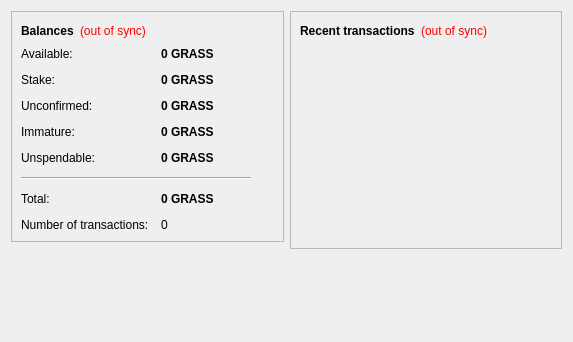
<?xml version="1.0" encoding="UTF-8"?>
<ui version="4.0">
 <class>OverviewPage</class>
 <widget class="QWidget" name="OverviewPage">
  <property name="geometry">
   <rect>
    <x>0</x>
    <y>0</y>
    <width>573</width>
    <height>342</height>
   </rect>
  </property>
  <property name="windowTitle">
   <string>Form</string>
  </property>
  <layout class="QHBoxLayout" name="horizontalLayout" stretch="1,1">
   <item>
    <layout class="QVBoxLayout" name="verticalLayout_2">
     <item>
      <widget class="QFrame" name="frame">
       <property name="frameShape">
        <enum>QFrame::StyledPanel</enum>
       </property>
       <property name="frameShadow">
        <enum>QFrame::Raised</enum>
       </property>
       <layout class="QVBoxLayout" name="verticalLayout_4">
        <item>
         <layout class="QHBoxLayout" name="horizontalLayout_4">
          <item>
           <widget class="QLabel" name="label_5">
            <property name="font">
             <font>
              <weight>75</weight>
              <bold>true</bold>
             </font>
            </property>
            <property name="text">
             <string>Balances</string>
            </property>
           </widget>
          </item>
          <item>
           <widget class="QLabel" name="labelWalletStatus">
            <property name="toolTip">
             <string>The displayed information may be out of date. Your wallet automatically synchronizes with the GrassCoin network after a connection is established, but this process has not completed yet.</string>
            </property>
            <property name="styleSheet">
             <string notr="true">QLabel { color: red; }</string>
            </property>
            <property name="text">
             <string notr="true">(out of sync)</string>
            </property>
            <property name="alignment">
             <set>Qt::AlignLeading|Qt::AlignLeft|Qt::AlignVCenter</set>
            </property>
           </widget>
          </item>
          <item>
           <spacer name="horizontalSpacer_2">
            <property name="orientation">
             <enum>Qt::Horizontal</enum>
            </property>
            <property name="sizeHint" stdset="0">
             <size>
              <width>40</width>
              <height>20</height>
             </size>
            </property>
           </spacer>
          </item>
         </layout>
        </item>
        <item>
         <layout class="QFormLayout" name="formLayout_2">
          <property name="fieldGrowthPolicy">
           <enum>QFormLayout::AllNonFixedFieldsGrow</enum>
          </property>
          <property name="horizontalSpacing">
           <number>12</number>
          </property>
          <property name="verticalSpacing">
           <number>12</number>
          </property>
          <item row="0" column="0">
           <widget class="QLabel" name="labelAvailableText">
            <property name="toolTip">
             <string>Your current available balance</string>
            </property>
            <property name="text">
             <string>Available:</string>
            </property>
           </widget>
          </item>
          <item row="0" column="1">
           <widget class="QLabel" name="labelAvailable">
            <property name="font">
             <font>
              <weight>75</weight>
              <bold>true</bold>
             </font>
            </property>
            <property name="cursor">
             <cursorShape>IBeamCursor</cursorShape>
            </property>
            <property name="toolTip">
             <string>Your current available balance</string>
            </property>
            <property name="text">
             <string notr="true">0 GRASS</string>
            </property>
            <property name="alignment">
             <set>Qt::AlignLeading|Qt::AlignLeft|Qt::AlignVCenter</set>
            </property>
            <property name="textInteractionFlags">
             <set>Qt::LinksAccessibleByMouse|Qt::TextSelectableByKeyboard|Qt::TextSelectableByMouse</set>
            </property>
           </widget>
          </item>
          <item row="1" column="0">
           <widget class="QLabel" name="label_6">
            <property name="toolTip">
             <string>Total of coins that was staked, and do not yet count toward the current balance</string>
            </property>
            <property name="text">
             <string>Stake:</string>
            </property>
           </widget>
          </item>
          <item row="1" column="1">
           <widget class="QLabel" name="labelStake">
            <property name="font">
             <font>
              <weight>75</weight>
              <bold>true</bold>
             </font>
            </property>
            <property name="cursor">
             <cursorShape>IBeamCursor</cursorShape>
            </property>
            <property name="toolTip">
             <string>Total of coins that was staked, and do not yet count toward the current balance</string>
            </property>
            <property name="text">
             <string notr="true">0 GRASS</string>
            </property>
            <property name="alignment">
             <set>Qt::AlignLeading|Qt::AlignLeft|Qt::AlignVCenter</set>
            </property>
            <property name="textInteractionFlags">
             <set>Qt::LinksAccessibleByMouse|Qt::TextSelectableByKeyboard|Qt::TextSelectableByMouse</set>
            </property>
           </widget>
          </item>
          <item row="2" column="0">
           <widget class="QLabel" name="label_3">
            <property name="toolTip">
             <string>Total of transactions that have yet to be confirmed, and do not yet count toward the current balance</string>
            </property>
            <property name="text">
             <string>Unconfirmed:</string>
            </property>
           </widget>
          </item>
          <item row="2" column="1">
           <widget class="QLabel" name="labelUnconfirmed">
            <property name="font">
             <font>
              <weight>75</weight>
              <bold>true</bold>
             </font>
            </property>
            <property name="cursor">
             <cursorShape>IBeamCursor</cursorShape>
            </property>
            <property name="toolTip">
             <string>Total of transactions that have yet to be confirmed, and do not yet count toward the current balance</string>
            </property>
            <property name="text">
             <string notr="true">0 GRASS</string>
            </property>
            <property name="alignment">
             <set>Qt::AlignLeading|Qt::AlignLeft|Qt::AlignVCenter</set>
            </property>
            <property name="textInteractionFlags">
             <set>Qt::LinksAccessibleByMouse|Qt::TextSelectableByKeyboard|Qt::TextSelectableByMouse</set>
            </property>
           </widget>
          </item>
          <item row="3" column="0">
           <widget class="QLabel" name="labelImmatureText">
            <property name="toolTip">
             <string>Mined balance that has not yet matured</string>
            </property>
            <property name="text">
             <string>Immature:</string>
            </property>
           </widget>
          </item>
          <item row="3" column="1">
           <widget class="QLabel" name="labelImmature">
            <property name="font">
             <font>
              <weight>75</weight>
              <bold>true</bold>
             </font>
            </property>
            <property name="toolTip">
             <string>Mined balance that has not yet matured</string>
            </property>
            <property name="text">
             <string notr="true">0 GRASS</string>
            </property>
            <property name="alignment">
             <set>Qt::AlignLeading|Qt::AlignLeft|Qt::AlignVCenter</set>
            </property>
            <property name="textInteractionFlags">
             <set>Qt::LinksAccessibleByMouse|Qt::TextSelectableByKeyboard|Qt::TextSelectableByMouse</set>
            </property>
           </widget>
          </item>
          <item row="4" column="0">
           <widget class="QLabel" name="labelBalanceWatchOnlyText">
            <property name="toolTip">
             <string>Your unspendable balance</string>
            </property>
            <property name="text">
             <string>Unspendable:</string>
            </property>
           </widget>
          </item>
          <item row="4" column="1">
           <widget class="QLabel" name="labelBalanceWatchOnly">
            <property name="font">
             <font>
              <weight>75</weight>
              <bold>true</bold>
             </font>
            </property>
            <property name="cursor">
             <cursorShape>IBeamCursor</cursorShape>
            </property>
            <property name="toolTip">
             <string>Your unspendable balance</string>
            </property>
            <property name="text">
             <string notr="true">0 GRASS</string>
            </property>
            <property name="alignment">
             <set>Qt::AlignLeading|Qt::AlignLeft|Qt::AlignVCenter</set>
            </property>
            <property name="textInteractionFlags">
             <set>Qt::LinksAccessibleByMouse|Qt::TextSelectableByKeyboard|Qt::TextSelectableByMouse</set>
            </property>
           </widget>
          </item>
          <item row="5" column="0" colspan="2">
           <widget class="Line" name="line">
            <property name="maximumSize">
             <size>
              <width>230</width>
              <height>16777215</height>
             </size>
            </property>
            <property name="orientation">
             <enum>Qt::Horizontal</enum>
            </property>
           </widget>
          </item>
          <item row="6" column="0">
           <widget class="QLabel" name="labelTotalText">
            <property name="toolTip">
             <string>Your current total balance</string>
            </property>
            <property name="text">
             <string>Total:</string>
            </property>
           </widget>
          </item>
          <item row="6" column="1">
           <widget class="QLabel" name="labelTotal">
            <property name="font">
             <font>
              <weight>75</weight>
              <bold>true</bold>
             </font>
            </property>
            <property name="toolTip">
             <string>Your current total balance</string>
            </property>
            <property name="text">
             <string notr="true">0 GRASS</string>
            </property>
            <property name="alignment">
             <set>Qt::AlignLeading|Qt::AlignLeft|Qt::AlignVCenter</set>
            </property>
            <property name="textInteractionFlags">
             <set>Qt::LinksAccessibleByMouse|Qt::TextSelectableByKeyboard|Qt::TextSelectableByMouse</set>
            </property>
           </widget>
          </item>
          <item row="7" column="0">
           <widget class="QLabel" name="label_2">
            <property name="toolTip">
             <string>Total number of transactions in wallet</string>
            </property>
            <property name="text">
             <string>Number of transactions:</string>
            </property>
           </widget>
          </item>
          <item row="7" column="1">
           <widget class="QLabel" name="labelNumTransactions">
            <property name="toolTip">
             <string>Total number of transactions in wallet</string>
            </property>
            <property name="text">
             <string notr="true">0</string>
            </property>
           </widget>
          </item>
         </layout>
        </item>
       </layout>
      </widget>
     </item>
     <item>
      <spacer name="verticalSpacer">
       <property name="orientation">
        <enum>Qt::Vertical</enum>
       </property>
       <property name="sizeHint" stdset="0">
        <size>
         <width>20</width>
         <height>40</height>
        </size>
       </property>
      </spacer>
     </item>
    </layout>
   </item>
   <item>
    <layout class="QVBoxLayout" name="verticalLayout_3">
     <item>
      <widget class="QFrame" name="frame_2">
       <property name="frameShape">
        <enum>QFrame::StyledPanel</enum>
       </property>
       <property name="frameShadow">
        <enum>QFrame::Raised</enum>
       </property>
       <layout class="QVBoxLayout" name="verticalLayout">
        <item>
         <layout class="QHBoxLayout" name="horizontalLayout_2">
          <item>
           <widget class="QLabel" name="label_4">
            <property name="text">
             <string>&lt;b&gt;Recent transactions&lt;/b&gt;</string>
            </property>
           </widget>
          </item>
          <item>
           <widget class="QLabel" name="labelTransactionsStatus">
            <property name="toolTip">
             <string>The displayed information may be out of date. Your wallet automatically synchronizes with the GrassCoin network after a connection is established, but this process has not completed yet.</string>
            </property>
            <property name="styleSheet">
             <string notr="true">QLabel { color: red; }</string>
            </property>
            <property name="text">
             <string notr="true">(out of sync)</string>
            </property>
            <property name="alignment">
             <set>Qt::AlignRight|Qt::AlignTrailing|Qt::AlignVCenter</set>
            </property>
           </widget>
          </item>
          <item>
           <spacer name="horizontalSpacer">
            <property name="orientation">
             <enum>Qt::Horizontal</enum>
            </property>
            <property name="sizeHint" stdset="0">
             <size>
              <width>40</width>
              <height>20</height>
             </size>
            </property>
           </spacer>
          </item>
         </layout>
        </item>
        <item>
         <widget class="QListView" name="listTransactions">
          <property name="styleSheet">
           <string notr="true">QListView { background: transparent; }</string>
          </property>
          <property name="frameShape">
           <enum>QFrame::NoFrame</enum>
          </property>
          <property name="verticalScrollBarPolicy">
           <enum>Qt::ScrollBarAlwaysOff</enum>
          </property>
          <property name="horizontalScrollBarPolicy">
           <enum>Qt::ScrollBarAlwaysOff</enum>
          </property>
          <property name="selectionMode">
           <enum>QAbstractItemView::NoSelection</enum>
          </property>
         </widget>
        </item>
       </layout>
      </widget>
     </item>
     <item>
      <spacer name="verticalSpacer_2">
       <property name="orientation">
        <enum>Qt::Vertical</enum>
       </property>
       <property name="sizeHint" stdset="0">
        <size>
         <width>20</width>
         <height>40</height>
        </size>
       </property>
      </spacer>
     </item>
    </layout>
   </item>
  </layout>
 </widget>
 <resources/>
 <connections/>
</ui>
